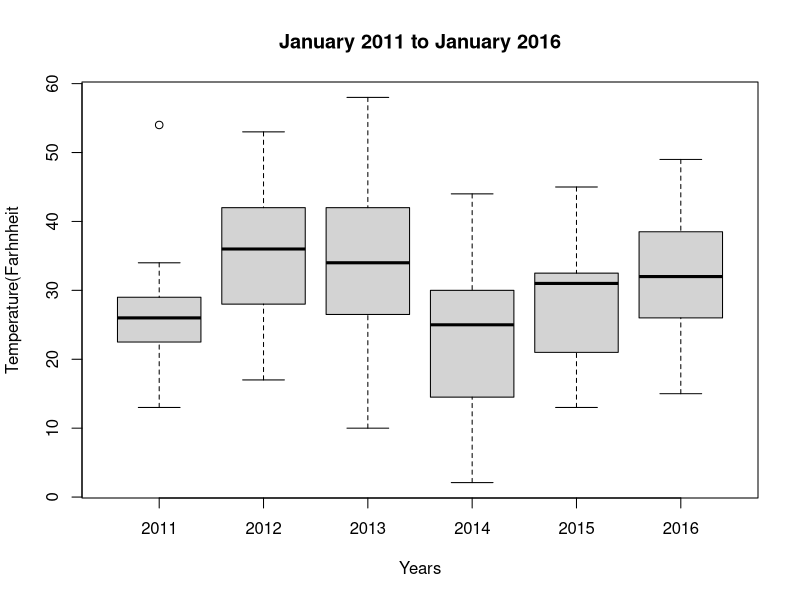
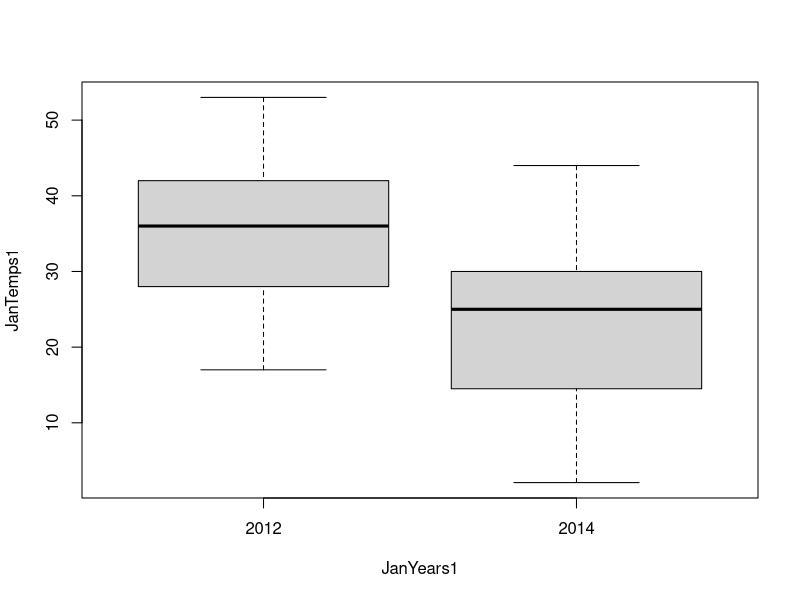
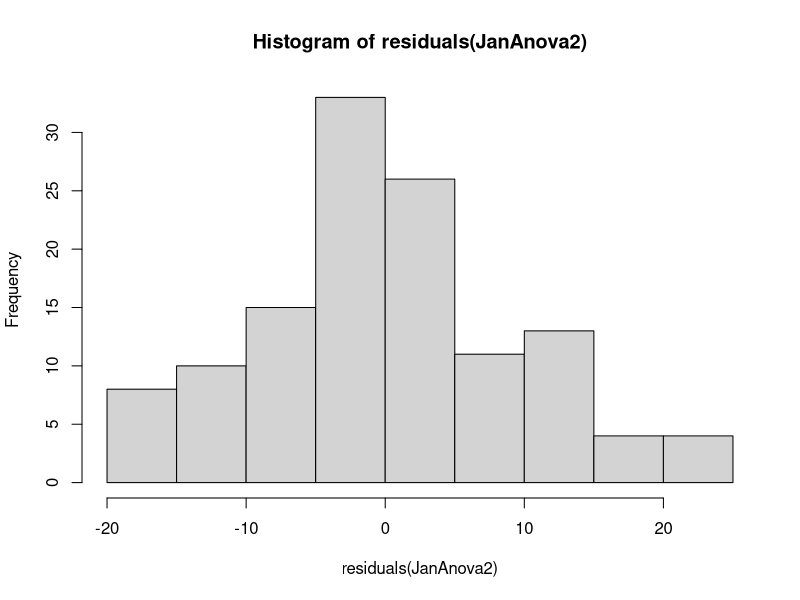

Generate these figures, in order, with R:
{
  rm(list=ls()); options(show.error.locations = TRUE);
  lansJanTempsDF=read.csv(file="data/lansingJanTemps.csv");
  lansJanTemps=as.matrix(x=lansJanTempsDF);
  
  boxplot(x=lansJanTemps, use.cols=TRUE,
          names=c(2011,2012,2013,2014,2015,2016),
          main="January 2011 to January 2016",
          xlab="Years",
          ylab= "Temperature(Farhnheit");
  ## A two sample t-test compares the means of two samples to test for significance in the
  # difference of means
  
  tTest1=t.test(x=lansJanTemps[,3],y=lansJanTemps[,6])
  #t.test is the function with arguments x,y representing temps from jan 2013
  #and jan 2016
  
  print(x=tTest1) # prints t test results in console
  
  # the summary of the t-test it is stated that
  
  #The mean of x (Jan 2013) is 34.2 and the mean of y (Jan 2016) is 31.7
  #If the "experiment" could be repeated, we would expect to see a difference of this size between the means 38.23% of the time (from the p-value of 0.3823)
  #We are 95% sure that the means of x and y have a difference between -3.09 and 7.93
  #We would not reject the null hypothesis that the means of x and y are equal
  
  tTest2= t.test(x=lansJanTemps[,2], y=lansJanTemps[,4]);
  print(x=tTest2);
  
  #In the summary of the t-test it is stated that
  
  #The mean of x (Jan 2012) is 35.8 and the mean of y (Jan 2014) is 23.4
  #If the "experiment" could be repeated, we would expect to see a difference of this size between the means 0.001195% of the time (from the p-value of 1.195e-05 or 0.00001195)
  #We are 95% sure that the means of x and y have a difference between 7.21 and 17.6
  #In this case, we would reject the null hypothesis that the means of x and y are equal.
  
  #ANOVAs, while similar functionally to a t-test, require that data be structured 
  #differently.  ANOVAs compare values in one column from a data frame (e.g., temperatures) 
  #based on groupings in another column (e.g., years).  The first column contains 
  #the data and the second column contains the groupings (also called categories, factors).
  
  #In our case, the data are the temperatures whereas the groupings are the years. 
  #So, we want to create a data frame with two columns -- one that has the temperature 
  #values and one that has the associated year. 
  
  JanTemps1 = c(lansJanTemps[,2], lansJanTemps[,4]);
  #create a new vector with only temp values for 2012 and 2014
  
  JanYears1=c(rep(2012,31),rep(2014,31));
  #create a grouped vector using rep() inside c() creates a column that reads
  #2012 31 times and 2014 31 times for 31 days in the month of jan for 2012 and 2014
  
  JanDataFrame1=data.frame(JanTemps1,JanYears1);
  #create new data frame with 2 columns temp data and years
  
  boxplot(formula=JanTemps1~JanYears1,data=JanDataFrame1);
  #use formula style of box plot (formula=x,y , data=)
  
  JanAnova1 = aov(formula=JanTemps1~JanYears1, data=JanDataFrame1);
  print(summary(JanAnova1));
  
  #perform an ANOVA on the data frame using the function aov()-- in other words, 
  #we are going to check whether the 2 different months of January temperatures 
  #are likely to be from the same distribution. 
  #We use the same parameters for aov() as we did for the previous boxplot(). 
  
  #a second ANOVA will compare all 4 years of january temperatures 
  # this is how ANOVA is usually used comparing more than two groups
  #follow the same steps
  
  JanTemps2=c(lansJanTemps[,1],lansJanTemps[,2],lansJanTemps[,5],lansJanTemps[,6]);
  JanYears2=c(rep(2011,31),rep(2012,31),rep(2015,31),rep(2016,31));
  JanDataFrame2=data.frame(JanTemps2,JanTemps1);
  JanAnova2=aov(formula=JanTemps2~JanYears2, data=JanDataFrame2);
  print(summary(JanAnova2));
  
  #
  #The results of the ANOVA show that the probability of the annual temperatures 
  #coming from the same distribution is 0.685, or 68.5%
  
  hist(x=residuals(JanAnova2));
  #we can perform a histogram on the residuals of the ANOVA to show the we have 
  #not violated normality assumptions.
  #The residuals() function gets the residuals from JanAnova and hist() plots the residuals.
  #by graphing the residuals we see a normal distribution curve and
  #normality assumption were not violated?
  
}